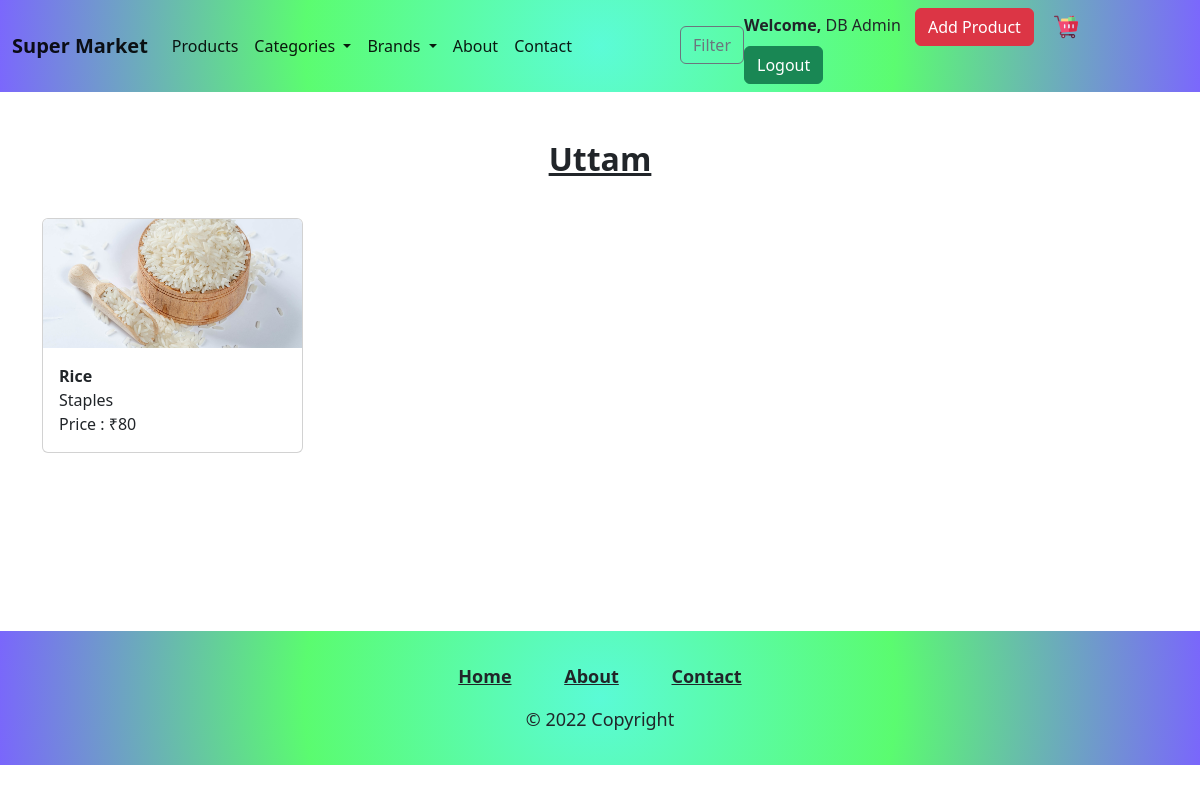
Screenshot of /products.php?brand=Uttam (signed in) with the database file from the repository.
### tables this page shows
CREATE TABLE `products` (
  `id` int(11) NOT NULL,
  `name` varchar(255) NOT NULL,
  `description` varchar(255) NOT NULL,
  `category` varchar(255) NOT NULL,
  `brand` varchar(255) NOT NULL,
  `price` int(11) NOT NULL,
  `img_path` varchar(255) NOT NULL
);

### products.php (the view, shortened to what this page needs)
<!DOCTYPE html>
<html lang="en">
<head>
    <link href="https://cdn.jsdelivr.net/npm/bootstrap@5.2.1/dist/css/bootstrap.min.css" rel="stylesheet">
    <link rel="stylesheet" href="assets/css/style.css">
    <link rel="stylesheet" href="assets/css/home.css">
</head>
<body>
    <?php include 'includes/login-navbar.php' ?>
    <div class="container">
        <?php
        $cate = isset($_GET['category']);
        $bran = isset($_GET['brand']);
        if (isset($_POST['category']) && isset($_POST['brand'])) {
        ?>
            <h2 class="text-center fw-bolder text-decoration-underline mt-5 mb-3"><?php echo $_POST['brand']; ?> in <?php echo $_POST['category']; ?></h2>
            <div class="row">
                <?php
                $categ = $_POST['category'];
                $brand = $_POST['brand'];
                $query = "SELECT * FROM products WHERE brand='$brand' and category='$categ'";
                $result = mysqli_query($con, $query) or die($mysqli_error($con));
                $num = mysqli_num_rows($result);
                if ($num == 0) {
                ?>
                    <script>
                        window.alert("No Products Found");
                        location.href = "products.php";
                    </script>
                <?php
                }
                while ($row = mysqli_fetch_array($result)) {
                ?>
                    <div class="col-md-4 col-6 col-xl-3 col-sm-6 mb-4 mt-4 col-xxl-2">
                        <a href="product_desc.php?id=<?php echo $row['id']; ?>" class="text-decoration-none text-dark">
                            <div class="card" style="width: 100%; ">
                                <img src="<?php echo $row['img_path'] ?>" class="card-img-top" alt="..." style="height: 129px; width: 100%; object-fit: cover;">
                                <div class="card-body">
                                    <p class="card-title fw-bold mb-0 pb-0"><?php echo $row['name']; ?></p>
                                    <div class="mt-0 pt-0">
                                        <p class="m-0 p-0"><?php echo $row['category']; ?></p>
                                        <p class="m-0 p-0"> Price : ₹<?php echo $row['price']; ?></p>
                                    </div>
                                </div>
                            </div>
                        </a>
                    </div>
                <?php
                }
                ?>
            </div>
        <?php
        } else {
        ?>
            <h2 class="text-center fw-bolder text-decoration-underline mt-5 mb-3"><?php echo $_GET['brand']; ?></h2>
            <div class="row">
                <?php
                $brand = $_GET['brand'];
                $query = "SELECT * FROM products WHERE brand='$brand'";
                $result = mysqli_query($con, $query) or die($mysqli_error($con));
                $num = mysqli_num_rows($result);
                ?>
                <?php
                while ($row = mysqli_fetch_array($result)) {
                ?>
                    <div class="col-md-4 col-6 col-xl-3 col-sm-6 mb-4 mt-4 col-xxl-2">
                        <a href="product_desc.php?id=<?php echo $row['id']; ?>" class="text-decoration-none text-dark">
                            <div class="card" style="width: 100%; ">
                                <img src="<?php echo $row['img_path'] ?>" class="card-img-top" alt="..." style="height: 129px; width: 100%; object-fit: cover;">
                                <div class="card-body">
                                    <p class="card-title fw-bold mb-0 pb-0"><?php echo $row['name']; ?></p>
                                    <div class="mt-0 pt-0">
                                        <p class="m-0 p-0"><?php echo $row['category']; ?></p>
                                        <p class="m-0 p-0"> Price : ₹<?php echo $row['price']; ?></p>
                                    </div>
                                </div>
                            </div>
                        </a>
                    </div>
                <?php
                }
                ?>
            </div>
        <?php
        }
        if ($num < 7) {
        ?>
            <div class="row justify-content-center align-items-center" style="height: 19.2vh;"></div>
        <?php
        }
        ?>
    </div>
    <?php include 'includes/login-footer.php' ?>
</body>
</html>

### rows the page displays
products: img_path (picture), name "Rice", category "Staples", price "80"

### other values shown
$_SESSION['name'] "DB Admin"
$_GET['brand'] "Uttam"
